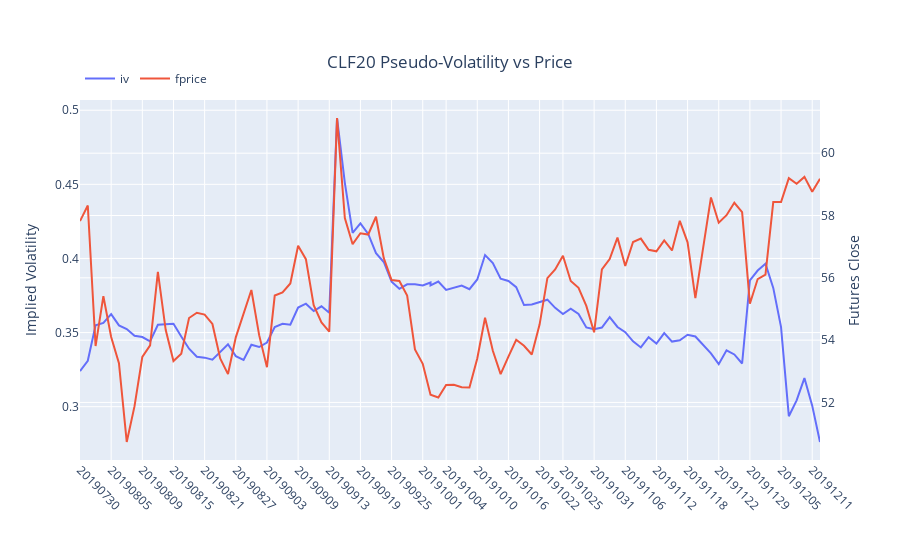
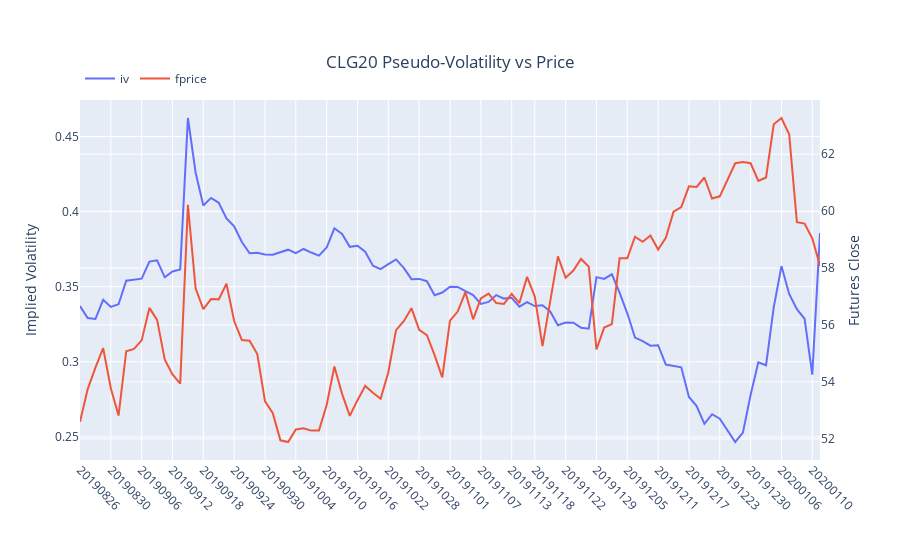
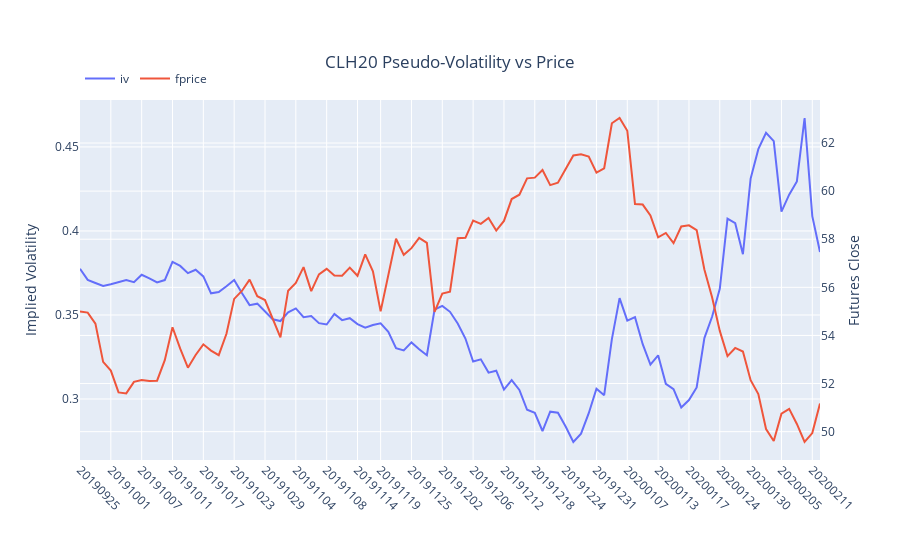
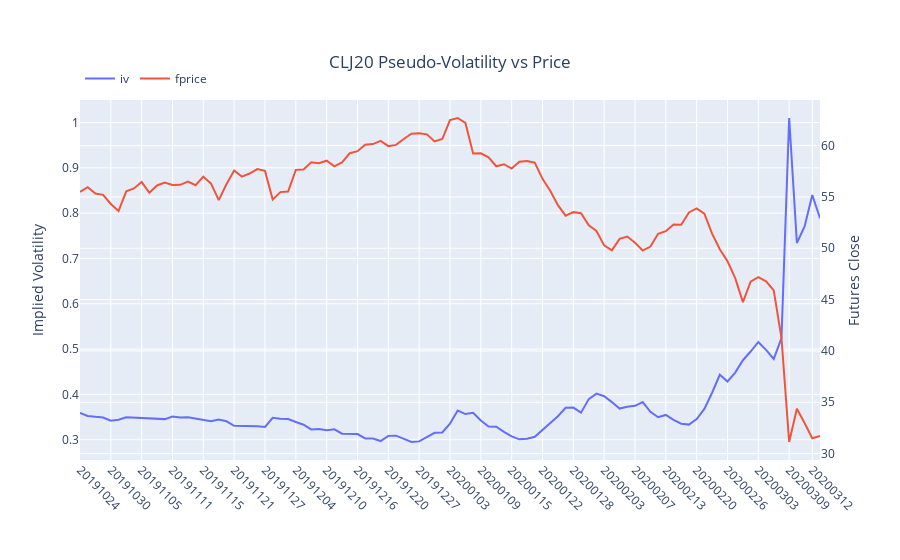

Notebook source saved alongside these figures, in order:
### Code cell
year = 2020
for symbol in [k for k in dict_df_implied.keys() if int(k[-2:])==year-2000]:
    df_to_graph = dict_df_implied[symbol][:-1]
    fig = dashapp.plotly_plot(
        df_in=df_to_graph,x_column='settle_date',yaxis2_cols=['fprice'],
        y_left_label='Implied Volatility',y_right_label='Futures Close',
        plot_title=f"{symbol} Pseudo-Volatility vs Price"
    )
    iplot(fig)
